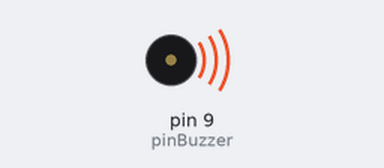
This sketch was run on a simulated Arduino Uno, built with avr-gcc and run on an emulated ATmega328P. Parts: buzzer (waves = sounding). At 0.5 s the program stops and its outputs stay as they are.

Above: at 0.1 s.
Timing chart, 0 to 1.6 s (numbered marks = the images above):
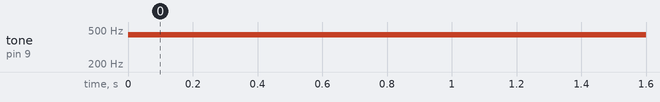

Measured:
- by itself, tone on pin 9 (pinBuzzer): silent → 440 Hz at 0.00 s

The sketch:

prueba_tono_sonido_unico_sociales.ino
```cpp
const int pinBuzzer = 9;

const int tonos[] = {261, 277, 294, 311, 330, 349, 370, 392, 415, 440, 466, 494};
const int countTonos = 10;
   int a=1;
void setup()
{
}

void loop(){
   tone(pinBuzzer, 440);
   delay(500);
   exit(0);
}
```
